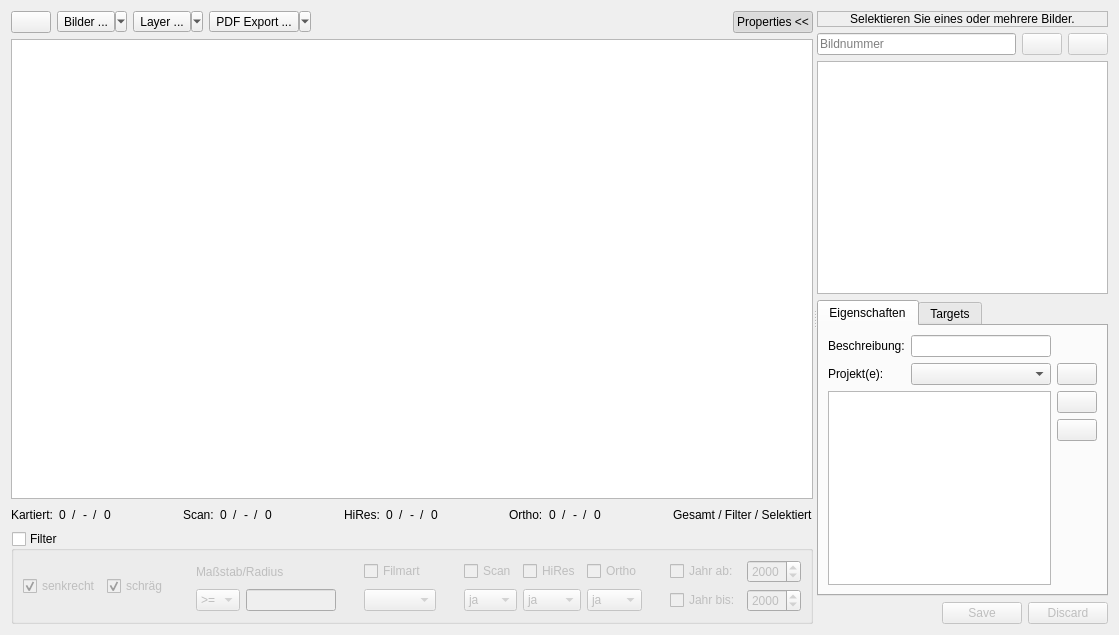
<?xml version="1.0" encoding="UTF-8"?>
<ui version="4.0">
 <class>apisImageSelectionListDialog</class>
 <widget class="QDialog" name="apisImageSelectionListDialog">
  <property name="windowModality">
   <enum>Qt::ApplicationModal</enum>
  </property>
  <property name="geometry">
   <rect>
    <x>0</x>
    <y>0</y>
    <width>1119</width>
    <height>635</height>
   </rect>
  </property>
  <property name="windowTitle">
   <string>APIS Bild Auswahl</string>
  </property>
  <property name="windowIcon">
   <iconset resource="resource.qrc">
    <normaloff>:/plugins/APIS/icons/apis.png</normaloff>:/plugins/APIS/icons/apis.png</iconset>
  </property>
  <property name="modal">
   <bool>true</bool>
  </property>
  <layout class="QHBoxLayout" name="horizontalLayout">
   <item>
    <widget class="QSplitter" name="uiTablePropertiesSplitter">
     <property name="orientation">
      <enum>Qt::Horizontal</enum>
     </property>
     <widget class="QWidget" name="gridLayoutWidget">
      <layout class="QGridLayout" name="uiMainGridLayout">
       <item row="0" column="0">
        <layout class="QHBoxLayout" name="uiToolsHorizontalLayout">
         <property name="spacing">
          <number>6</number>
         </property>
         <item>
          <widget class="QPushButton" name="uiResetSelectionBtn">
           <property name="toolTip">
            <string>Selektion zurücksetzen</string>
           </property>
           <property name="text">
            <string/>
           </property>
           <property name="icon">
            <iconset resource="resource.qrc">
             <normaloff>:/plugins/APIS/icons/deselection.png</normaloff>:/plugins/APIS/icons/deselection.png</iconset>
           </property>
           <property name="autoDefault">
            <bool>false</bool>
           </property>
          </widget>
         </item>
         <item>
          <widget class="QToolButton" name="uiImageTBtn">
           <property name="text">
            <string>Bilder ...</string>
           </property>
           <property name="icon">
            <iconset resource="resource.qrc">
             <normaloff>:/plugins/APIS/icons/images.png</normaloff>:/plugins/APIS/icons/images.png</iconset>
           </property>
           <property name="popupMode">
            <enum>QToolButton::MenuButtonPopup</enum>
           </property>
           <property name="toolButtonStyle">
            <enum>Qt::ToolButtonTextBesideIcon</enum>
           </property>
          </widget>
         </item>
         <item>
          <widget class="QToolButton" name="uiLayerTBtn">
           <property name="text">
            <string>Layer ...</string>
           </property>
           <property name="icon">
            <iconset resource="resource.qrc">
             <normaloff>:/plugins/APIS/icons/layer.png</normaloff>:/plugins/APIS/icons/layer.png</iconset>
           </property>
           <property name="popupMode">
            <enum>QToolButton::MenuButtonPopup</enum>
           </property>
           <property name="toolButtonStyle">
            <enum>Qt::ToolButtonTextBesideIcon</enum>
           </property>
          </widget>
         </item>
         <item>
          <widget class="QToolButton" name="uiPdfExportTBtn">
           <property name="sizePolicy">
            <sizepolicy hsizetype="Minimum" vsizetype="Fixed">
             <horstretch>0</horstretch>
             <verstretch>0</verstretch>
            </sizepolicy>
           </property>
           <property name="text">
            <string>PDF Export ...</string>
           </property>
           <property name="icon">
            <iconset resource="resource.qrc">
             <normaloff>:/plugins/APIS/icons/pdf_export.png</normaloff>:/plugins/APIS/icons/pdf_export.png</iconset>
           </property>
           <property name="popupMode">
            <enum>QToolButton::MenuButtonPopup</enum>
           </property>
           <property name="toolButtonStyle">
            <enum>Qt::ToolButtonTextBesideIcon</enum>
           </property>
          </widget>
         </item>
         <item>
          <spacer name="horizontalSpacer_8">
           <property name="orientation">
            <enum>Qt::Horizontal</enum>
           </property>
           <property name="sizeHint" stdset="0">
            <size>
             <width>40</width>
             <height>20</height>
            </size>
           </property>
          </spacer>
         </item>
         <item>
          <widget class="QPushButton" name="uiTogglePropertyPanelBtn">
           <property name="text">
            <string>Properties &lt;&lt;</string>
           </property>
           <property name="icon">
            <iconset resource="resource.qrc">
             <normaloff>:/plugins/APIS/icons/image.png</normaloff>:/plugins/APIS/icons/image.png</iconset>
           </property>
           <property name="checkable">
            <bool>true</bool>
           </property>
           <property name="checked">
            <bool>true</bool>
           </property>
           <property name="autoDefault">
            <bool>false</bool>
           </property>
          </widget>
         </item>
        </layout>
       </item>
       <item row="3" column="0">
        <layout class="QHBoxLayout" name="horizontalLayout_3">
         <item>
          <widget class="QLabel" name="label">
           <property name="text">
            <string>Kartiert:</string>
           </property>
           <property name="alignment">
            <set>Qt::AlignCenter</set>
           </property>
          </widget>
         </item>
         <item>
          <widget class="QLabel" name="uiImageCountLbl">
           <property name="text">
            <string>0</string>
           </property>
           <property name="alignment">
            <set>Qt::AlignCenter</set>
           </property>
          </widget>
         </item>
         <item>
          <widget class="QLabel" name="label_5">
           <property name="text">
            <string>/</string>
           </property>
          </widget>
         </item>
         <item>
          <widget class="QLabel" name="uiImageFilterCountLbl">
           <property name="text">
            <string>-</string>
           </property>
           <property name="alignment">
            <set>Qt::AlignCenter</set>
           </property>
          </widget>
         </item>
         <item>
          <widget class="QLabel" name="label_6">
           <property name="text">
            <string>/</string>
           </property>
          </widget>
         </item>
         <item>
          <widget class="QLabel" name="uiImageSelectedCountLbl">
           <property name="text">
            <string>0</string>
           </property>
          </widget>
         </item>
         <item>
          <spacer name="horizontalSpacer_4">
           <property name="orientation">
            <enum>Qt::Horizontal</enum>
           </property>
           <property name="sizeHint" stdset="0">
            <size>
             <width>40</width>
             <height>20</height>
            </size>
           </property>
          </spacer>
         </item>
         <item>
          <widget class="QLabel" name="label_2">
           <property name="text">
            <string>Scan:</string>
           </property>
          </widget>
         </item>
         <item>
          <widget class="QLabel" name="uiScanCountLbl">
           <property name="lineWidth">
            <number>1</number>
           </property>
           <property name="text">
            <string>0</string>
           </property>
           <property name="alignment">
            <set>Qt::AlignCenter</set>
           </property>
          </widget>
         </item>
         <item>
          <widget class="QLabel" name="label_7">
           <property name="text">
            <string>/</string>
           </property>
          </widget>
         </item>
         <item>
          <widget class="QLabel" name="uiScanFilterCountLbl">
           <property name="text">
            <string>-</string>
           </property>
           <property name="alignment">
            <set>Qt::AlignCenter</set>
           </property>
          </widget>
         </item>
         <item>
          <widget class="QLabel" name="label_8">
           <property name="text">
            <string>/</string>
           </property>
          </widget>
         </item>
         <item>
          <widget class="QLabel" name="uiScanSelectedCountLbl">
           <property name="text">
            <string>0</string>
           </property>
          </widget>
         </item>
         <item>
          <spacer name="horizontalSpacer_5">
           <property name="orientation">
            <enum>Qt::Horizontal</enum>
           </property>
           <property name="sizeHint" stdset="0">
            <size>
             <width>40</width>
             <height>20</height>
            </size>
           </property>
          </spacer>
         </item>
         <item>
          <widget class="QLabel" name="label_3">
           <property name="text">
            <string>HiRes:</string>
           </property>
          </widget>
         </item>
         <item>
          <widget class="QLabel" name="uiHiResCountLbl">
           <property name="text">
            <string>0</string>
           </property>
           <property name="alignment">
            <set>Qt::AlignCenter</set>
           </property>
          </widget>
         </item>
         <item>
          <widget class="QLabel" name="label_10">
           <property name="text">
            <string>/</string>
           </property>
          </widget>
         </item>
         <item>
          <widget class="QLabel" name="uiHiResFilterCountLbl">
           <property name="text">
            <string>-</string>
           </property>
           <property name="alignment">
            <set>Qt::AlignCenter</set>
           </property>
          </widget>
         </item>
         <item>
          <widget class="QLabel" name="label_11">
           <property name="text">
            <string>/</string>
           </property>
          </widget>
         </item>
         <item>
          <widget class="QLabel" name="uiHiResSelectedCountLbl">
           <property name="text">
            <string>0</string>
           </property>
          </widget>
         </item>
         <item>
          <spacer name="horizontalSpacer_6">
           <property name="orientation">
            <enum>Qt::Horizontal</enum>
           </property>
           <property name="sizeHint" stdset="0">
            <size>
             <width>40</width>
             <height>20</height>
            </size>
           </property>
          </spacer>
         </item>
         <item>
          <widget class="QLabel" name="label_4">
           <property name="text">
            <string>Ortho:</string>
           </property>
          </widget>
         </item>
         <item>
          <widget class="QLabel" name="uiOrthoCountLbl">
           <property name="text">
            <string>0</string>
           </property>
           <property name="alignment">
            <set>Qt::AlignCenter</set>
           </property>
          </widget>
         </item>
         <item>
          <widget class="QLabel" name="label_13">
           <property name="text">
            <string>/</string>
           </property>
          </widget>
         </item>
         <item>
          <widget class="QLabel" name="uiOrthoFilterCountLbl">
           <property name="text">
            <string>-</string>
           </property>
           <property name="alignment">
            <set>Qt::AlignCenter</set>
           </property>
          </widget>
         </item>
         <item>
          <widget class="QLabel" name="label_14">
           <property name="text">
            <string>/</string>
           </property>
          </widget>
         </item>
         <item>
          <widget class="QLabel" name="uiOrthoSelectedCountLbl">
           <property name="text">
            <string>0</string>
           </property>
          </widget>
         </item>
         <item>
          <spacer name="horizontalSpacer_3">
           <property name="orientation">
            <enum>Qt::Horizontal</enum>
           </property>
           <property name="sizeHint" stdset="0">
            <size>
             <width>40</width>
             <height>20</height>
            </size>
           </property>
          </spacer>
         </item>
         <item>
          <widget class="QLabel" name="uiImageCountLabelLbl">
           <property name="text">
            <string>Gesamt / Filter / Selektiert</string>
           </property>
          </widget>
         </item>
        </layout>
       </item>
       <item row="4" column="0">
        <widget class="QGroupBox" name="uiFilterGrp">
         <property name="title">
          <string>Filter</string>
         </property>
         <property name="checkable">
          <bool>true</bool>
         </property>
         <property name="checked">
          <bool>false</bool>
         </property>
         <layout class="QVBoxLayout" name="verticalLayout">
          <item>
           <layout class="QGridLayout" name="gridLayout_3">
            <item row="0" column="0" rowspan="2">
             <widget class="QCheckBox" name="uiFilterVerticalChk">
              <property name="text">
               <string>senkrecht</string>
              </property>
              <property name="checked">
               <bool>true</bool>
              </property>
             </widget>
            </item>
            <item row="1" column="3">
             <widget class="QComboBox" name="uiFilterScaleOperatorCombo">
              <item>
               <property name="text">
                <string>&gt;=</string>
               </property>
              </item>
              <item>
               <property name="text">
                <string>=</string>
               </property>
              </item>
              <item>
               <property name="text">
                <string>&lt;=</string>
               </property>
              </item>
             </widget>
            </item>
            <item row="0" column="1" rowspan="2">
             <widget class="QCheckBox" name="uiFilterObliqueChk">
              <property name="text">
               <string>schräg</string>
              </property>
              <property name="checked">
               <bool>true</bool>
              </property>
             </widget>
            </item>
            <item row="0" column="3" colspan="2">
             <widget class="QLabel" name="uiFilterScaleLbl">
              <property name="text">
               <string>Maßstab/Radius</string>
              </property>
             </widget>
            </item>
            <item row="1" column="6">
             <widget class="QComboBox" name="uiFilterFilmKindCombo"/>
            </item>
            <item row="1" column="8">
             <widget class="QComboBox" name="uiFilterScanCombo">
              <item>
               <property name="text">
                <string>ja</string>
               </property>
              </item>
              <item>
               <property name="text">
                <string>nein</string>
               </property>
              </item>
             </widget>
            </item>
            <item row="0" column="7" rowspan="2">
             <spacer name="horizontalSpacer_7">
              <property name="orientation">
               <enum>Qt::Horizontal</enum>
              </property>
              <property name="sizeHint" stdset="0">
               <size>
                <width>40</width>
                <height>20</height>
               </size>
              </property>
             </spacer>
            </item>
            <item row="0" column="8">
             <widget class="QCheckBox" name="uiFilterScanChk">
              <property name="text">
               <string>Scan</string>
              </property>
              <property name="tristate">
               <bool>false</bool>
              </property>
             </widget>
            </item>
            <item row="1" column="10">
             <widget class="QComboBox" name="uiFilterOrthoCombo">
              <item>
               <property name="text">
                <string>ja</string>
               </property>
              </item>
              <item>
               <property name="text">
                <string>nein</string>
               </property>
              </item>
             </widget>
            </item>
            <item row="0" column="10">
             <widget class="QCheckBox" name="uiFilterOrthoChk">
              <property name="text">
               <string>Ortho</string>
              </property>
              <property name="tristate">
               <bool>false</bool>
              </property>
             </widget>
            </item>
            <item row="0" column="5" rowspan="2">
             <spacer name="horizontalSpacer_2">
              <property name="orientation">
               <enum>Qt::Horizontal</enum>
              </property>
              <property name="sizeHint" stdset="0">
               <size>
                <width>40</width>
                <height>20</height>
               </size>
              </property>
             </spacer>
            </item>
            <item row="1" column="4">
             <widget class="QLineEdit" name="uiFilterScaleEdit"/>
            </item>
            <item row="0" column="2" rowspan="2">
             <spacer name="horizontalSpacer">
              <property name="orientation">
               <enum>Qt::Horizontal</enum>
              </property>
              <property name="sizeHint" stdset="0">
               <size>
                <width>40</width>
                <height>20</height>
               </size>
              </property>
             </spacer>
            </item>
            <item row="1" column="9">
             <widget class="QComboBox" name="uiFilterHiResCombo">
              <item>
               <property name="text">
                <string>ja</string>
               </property>
              </item>
              <item>
               <property name="text">
                <string>nein</string>
               </property>
              </item>
             </widget>
            </item>
            <item row="0" column="6">
             <widget class="QCheckBox" name="uiFilterFilmKindChk">
              <property name="text">
               <string>Filmart</string>
              </property>
             </widget>
            </item>
            <item row="0" column="9">
             <widget class="QCheckBox" name="uiFilterHiResChk">
              <property name="text">
               <string>HiRes</string>
              </property>
              <property name="tristate">
               <bool>false</bool>
              </property>
             </widget>
            </item>
            <item row="0" column="11" rowspan="2">
             <spacer name="horizontalSpacer_9">
              <property name="orientation">
               <enum>Qt::Horizontal</enum>
              </property>
              <property name="sizeHint" stdset="0">
               <size>
                <width>40</width>
                <height>20</height>
               </size>
              </property>
             </spacer>
            </item>
            <item row="1" column="13">
             <widget class="QDateEdit" name="uiFilterToDate">
              <property name="displayFormat">
               <string>yyyy</string>
              </property>
             </widget>
            </item>
            <item row="0" column="13">
             <widget class="QDateEdit" name="uiFilterFromDate">
              <property name="displayFormat">
               <string>yyyy</string>
              </property>
             </widget>
            </item>
            <item row="0" column="12">
             <widget class="QCheckBox" name="uiFilterFromChk">
              <property name="text">
               <string>Jahr ab:</string>
              </property>
             </widget>
            </item>
            <item row="1" column="12">
             <widget class="QCheckBox" name="uiFilterToChk">
              <property name="text">
               <string>Jahr bis:</string>
              </property>
             </widget>
            </item>
           </layout>
          </item>
         </layout>
        </widget>
       </item>
       <item row="2" column="0">
        <widget class="QTableView" name="uiImageListTableV">
         <property name="sizePolicy">
          <sizepolicy hsizetype="Expanding" vsizetype="MinimumExpanding">
           <horstretch>0</horstretch>
           <verstretch>0</verstretch>
          </sizepolicy>
         </property>
         <property name="sortingEnabled">
          <bool>true</bool>
         </property>
        </widget>
       </item>
      </layout>
     </widget>
     <widget class="QWidget" name="gridLayoutWidget_2">
      <layout class="QGridLayout" name="uiPanelGridLayout">
       <item row="0" column="0">
        <widget class="QLabel" name="uiPropertyPlaceholderLbl">
         <property name="autoFillBackground">
          <bool>false</bool>
         </property>
         <property name="frameShape">
          <enum>QFrame::StyledPanel</enum>
         </property>
         <property name="text">
          <string>Selektieren Sie eines oder mehrere Bilder.</string>
         </property>
         <property name="alignment">
          <set>Qt::AlignCenter</set>
         </property>
        </widget>
       </item>
       <item row="2" column="0">
        <widget class="QGraphicsView" name="uiImageView"/>
       </item>
       <item row="1" column="0">
        <layout class="QHBoxLayout" name="uiImageNumberSelectorHorizontalLayout">
         <item>
          <widget class="QLineEdit" name="uiImageNumberEdit">
           <property name="readOnly">
            <bool>true</bool>
           </property>
           <property name="placeholderText">
            <string>Bildnummer</string>
           </property>
          </widget>
         </item>
         <item>
          <widget class="QPushButton" name="uiPrevImageBtn">
           <property name="enabled">
            <bool>false</bool>
           </property>
           <property name="sizePolicy">
            <sizepolicy hsizetype="Fixed" vsizetype="Fixed">
             <horstretch>0</horstretch>
             <verstretch>0</verstretch>
            </sizepolicy>
           </property>
           <property name="text">
            <string/>
           </property>
           <property name="icon">
            <iconset resource="resource.qrc">
             <normaloff>:/plugins/APIS/icons/previous.png</normaloff>:/plugins/APIS/icons/previous.png</iconset>
           </property>
           <property name="autoDefault">
            <bool>false</bool>
           </property>
          </widget>
         </item>
         <item>
          <widget class="QPushButton" name="uiNextImageBtn">
           <property name="enabled">
            <bool>false</bool>
           </property>
           <property name="sizePolicy">
            <sizepolicy hsizetype="Fixed" vsizetype="Fixed">
             <horstretch>0</horstretch>
             <verstretch>0</verstretch>
            </sizepolicy>
           </property>
           <property name="text">
            <string/>
           </property>
           <property name="icon">
            <iconset resource="resource.qrc">
             <normaloff>:/plugins/APIS/icons/next.png</normaloff>:/plugins/APIS/icons/next.png</iconset>
           </property>
           <property name="autoDefault">
            <bool>false</bool>
           </property>
          </widget>
         </item>
        </layout>
       </item>
       <item row="3" column="0">
        <widget class="QTabWidget" name="uiImagePropertiesTab">
         <property name="currentIndex">
          <number>0</number>
         </property>
         <widget class="QWidget" name="tabProperties">
          <attribute name="title">
           <string>Eigenschaften</string>
          </attribute>
          <layout class="QVBoxLayout" name="verticalLayout_3">
           <item>
            <layout class="QGridLayout" name="gridLayout_4">
             <item row="0" column="1" colspan="2">
              <widget class="QLineEdit" name="uiImageDescriptionEdit"/>
             </item>
             <item row="1" column="3">
              <widget class="QPushButton" name="uiEditProjectTableBtn">
               <property name="sizePolicy">
                <sizepolicy hsizetype="Fixed" vsizetype="Fixed">
                 <horstretch>0</horstretch>
                 <verstretch>0</verstretch>
                </sizepolicy>
               </property>
               <property name="text">
                <string/>
               </property>
               <property name="icon">
                <iconset resource="resource.qrc">
                 <normaloff>:/plugins/APIS/icons/sketch.png</normaloff>:/plugins/APIS/icons/sketch.png</iconset>
               </property>
               <property name="autoDefault">
                <bool>false</bool>
               </property>
              </widget>
             </item>
             <item row="2" column="0" rowspan="3" colspan="3">
              <widget class="QListWidget" name="uiProjectList"/>
             </item>
             <item row="2" column="3">
              <widget class="QPushButton" name="uiAddProjectBtn">
               <property name="sizePolicy">
                <sizepolicy hsizetype="Fixed" vsizetype="Fixed">
                 <horstretch>0</horstretch>
                 <verstretch>0</verstretch>
                </sizepolicy>
               </property>
               <property name="text">
                <string/>
               </property>
               <property name="icon">
                <iconset resource="resource.qrc">
                 <normaloff>:/plugins/APIS/icons/add.png</normaloff>:/plugins/APIS/icons/add.png</iconset>
               </property>
               <property name="autoDefault">
                <bool>false</bool>
               </property>
              </widget>
             </item>
             <item row="0" column="0">
              <widget class="QLabel" name="label_15">
               <property name="text">
                <string>Beschreibung:</string>
               </property>
              </widget>
             </item>
             <item row="1" column="1" colspan="2">
              <widget class="QComboBox" name="uiProjectCombo"/>
             </item>
             <item row="1" column="0">
              <widget class="QLabel" name="label_17">
               <property name="text">
                <string>Projekt(e):</string>
               </property>
              </widget>
             </item>
             <item row="3" column="3">
              <widget class="QPushButton" name="uiRemoveProjectBtn">
               <property name="sizePolicy">
                <sizepolicy hsizetype="Fixed" vsizetype="Fixed">
                 <horstretch>0</horstretch>
                 <verstretch>0</verstretch>
                </sizepolicy>
               </property>
               <property name="text">
                <string/>
               </property>
               <property name="icon">
                <iconset resource="resource.qrc">
                 <normaloff>:/plugins/APIS/icons/remove.png</normaloff>:/plugins/APIS/icons/remove.png</iconset>
               </property>
               <property name="autoDefault">
                <bool>false</bool>
               </property>
              </widget>
             </item>
            </layout>
           </item>
          </layout>
         </widget>
         <widget class="QWidget" name="tabTargets">
          <attribute name="title">
           <string>Targets</string>
          </attribute>
          <layout class="QVBoxLayout" name="verticalLayout_4">
           <item>
            <layout class="QHBoxLayout" name="horizontalLayout_4">
             <item>
              <widget class="QLabel" name="label_9">
               <property name="text">
                <string>Warnung</string>
               </property>
              </widget>
             </item>
            </layout>
           </item>
           <item>
            <widget class="QTableView" name="uiTargetsTableV">
             <property name="styleSheet">
              <string notr="true">selection-background-color: rgb(152, 202, 255);
selection-color: rgb(0, 0, 0);</string>
             </property>
             <property name="editTriggers">
              <set>QAbstractItemView::NoEditTriggers</set>
             </property>
             <property name="selectionMode">
              <enum>QAbstractItemView::MultiSelection</enum>
             </property>
             <property name="selectionBehavior">
              <enum>QAbstractItemView::SelectRows</enum>
             </property>
            </widget>
           </item>
          </layout>
         </widget>
        </widget>
       </item>
       <item row="4" column="0">
        <layout class="QHBoxLayout" name="horizontalLayout_8">
         <item>
          <spacer name="horizontalSpacer_10">
           <property name="orientation">
            <enum>Qt::Horizontal</enum>
           </property>
           <property name="sizeHint" stdset="0">
            <size>
             <width>40</width>
             <height>20</height>
            </size>
           </property>
          </spacer>
         </item>
         <item>
          <widget class="QDialogButtonBox" name="uiEditModeBtnBox">
           <property name="enabled">
            <bool>false</bool>
           </property>
           <property name="standardButtons">
            <set>QDialogButtonBox::Discard|QDialogButtonBox::Save</set>
           </property>
           <property name="centerButtons">
            <bool>false</bool>
           </property>
          </widget>
         </item>
        </layout>
       </item>
      </layout>
     </widget>
    </widget>
   </item>
  </layout>
 </widget>
 <resources>
  <include location="resource.qrc"/>
 </resources>
 <connections/>
</ui>
